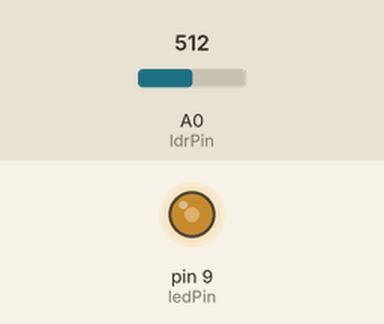
This sketch was run on a simulated Arduino Uno, built with avr-gcc and run on an emulated ATmega328P. On the bench: output pins drawn as LEDs (lit = HIGH). The inputs (shaded band) are chosen by the test bench; at power-on: A0 (ldrPin) = 512.

Above: at 1.2 s.
1.3 s: A0 (ldrPin) set to 306
At 2.5 s:
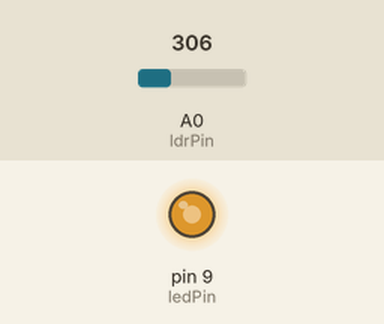
2.8 s: A0 (ldrPin) set to 122
At 3.8 s:
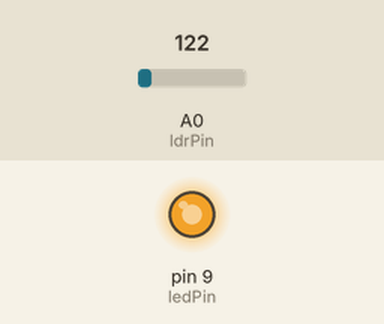
4.3 s: A0 (ldrPin) set to 900
At 5.0 s:
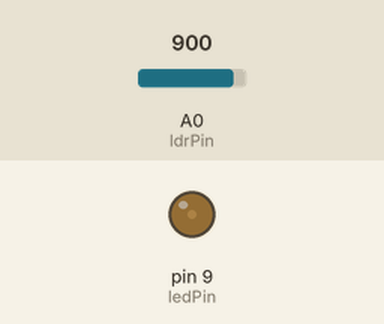
5.8 s: A0 (ldrPin) set to 1023
At 6.3 s:
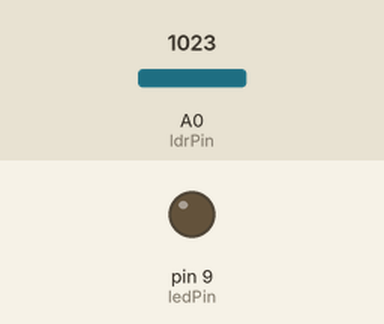
7.3 s: A0 (ldrPin) set to 511
At 8.7 s:
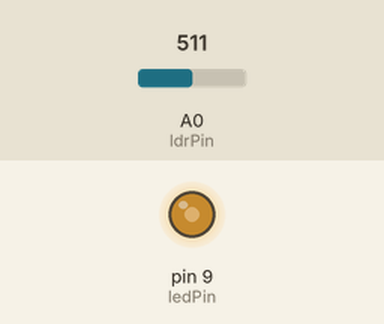
Timing chart, 0 to 9.8 s (numbered marks = the images above; inputs shaded):
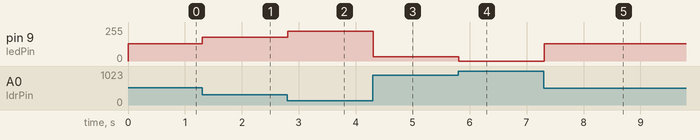

Measured:
- after the input at 1.3 s, pin 9 (ledPin): 128/255 → 179/255 at once
- after the input at 2.8 s, pin 9 (ledPin): 179/255 → 225/255 at once
- after the input at 4.3 s, pin 9 (ledPin): 225/255 → 31/255 at once
- after the input at 5.8 s, pin 9 (ledPin): 31/255 → 0/255 at once
- after the input at 7.3 s, pin 9 (ledPin): 0/255 → 128/255 at once

The sketch:

ejer5.ino
```cpp
const int ldrPin = A0;
const int ledPin = 9;

void setup() {
  pinMode(ledPin, OUTPUT);
}

void loop() {
  int ldrValue = analogRead(ldrPin);
  int brightness = map(ldrValue, 0, 1023, 255, 0); // Invertimos

  analogWrite(ledPin, brightness);
  delay(100);
}
```
